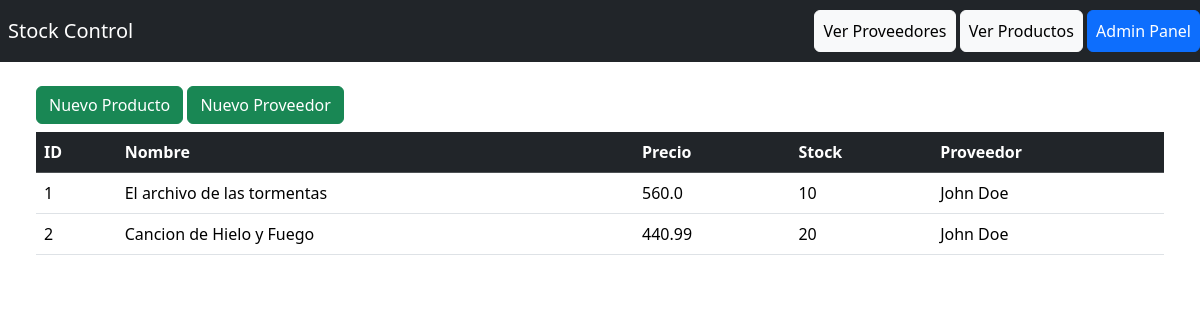
/, run on an earlier commit of the app's database.
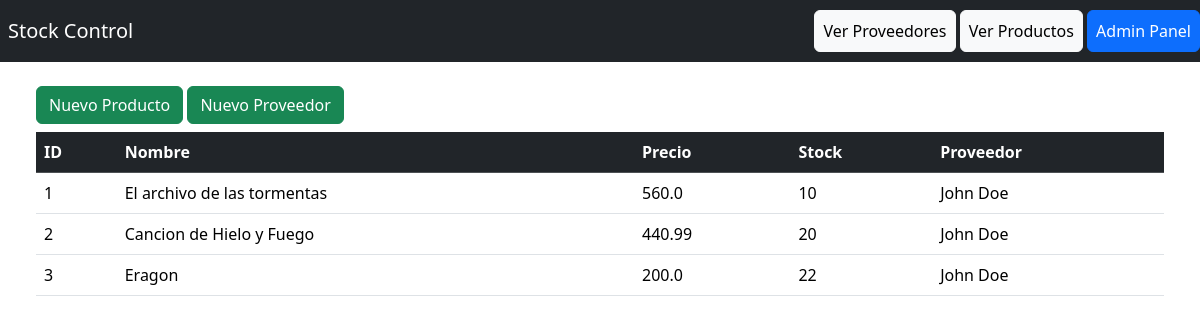
And on a later commit of the database.
### compra/models.py (models this page shows, shortened)
class Producto(models.Model):
    nombre = models.CharField(max_length=50)
    precio = models.FloatField(default=0)
    stock_actual = models.IntegerField()
    proveedor = models.ForeignKey(
        Proveedor,
        related_name="productos",
        on_delete=models.CASCADE,
    )

class Proveedor(models.Model):
    nombre = models.CharField(max_length=50)
    apellido = models.CharField(max_length=50)
    dni = models.IntegerField()
    def __str__(self) -> str:
        return f"{self.nombre} {self.apellido}"

### compra/views.py (the view)
# urls.py: path('', views.index, name='productos'),
def index(request):
    return render(request, 'index.html', {
        "productos": Producto.objects.all()
    })

### compra/templates/index.html (shortened to what this page needs)
<!DOCTYPE html>
<html lang="en">
    <head>
    {% load bootstrap5 %}
    {% bootstrap_css %}
</head>
<body>
    <div class="container-fluid">
        <div class="row">
            <nav class="navbar d-flex flex-row-reverse navbar-dark bg-dark">
                <div>
                    <a class="btn btn-light p-2" href="{% url 'proveedores' %}">Ver Proveedores</a>
                    <a class="btn btn-light p-2" href="{% url 'productos' %}">Ver Productos</a>
                    <a class="btn btn-primary p-2" href="/admin/">Admin Panel</a>
                </div>
                <a class="navbar-brand p-2" href="{% url 'productos' %}">Stock Control</a>
            </nav>
        </div>
        <div class="row p-4">
            <div class="container-fluid">
                <div class="mb-2 ">
                    <a class="btn btn-success" href="{% url 'nuevo_producto' %}">Nuevo Producto</a>
                    <a class="btn btn-success" href="{% url 'nuevo_proveedor' %}">Nuevo Proveedor</a>
                </div>
                <table class="table">
                    <thead class="table-dark">
                        <tr>
                            <th>ID</th>
                            <th>Nombre</th>
                            <th>Precio</th>
                            <th>Stock</th>
                            <th>Proveedor</th>
                        </tr>
                    </thead>
                    <tbody>
                        {% for producto in productos %}
                        <tr>
                            <td>{{ producto.id }}</td>
                            <td>{{ producto.nombre }}</td>
                            <td>{{ producto.precio }}</td>
                            <td>{{ producto.stock_actual }}</td>
                            <td>{{ producto.proveedor }}</td>
                        </tr>
                        {% endfor %}
                    </tbody>
                </table>
            </div>
        </div>
    </div>
</body>
</html>

What changed in the data, as far as the page shows it:
added Producto: id "3", nombre "Eragon", precio "200.0", stock_actual "22", proveedor "John Doe"
